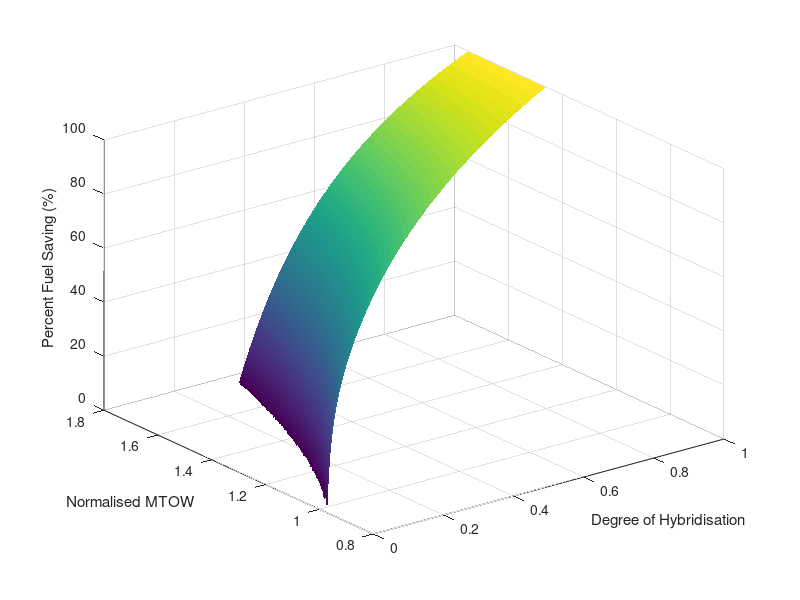
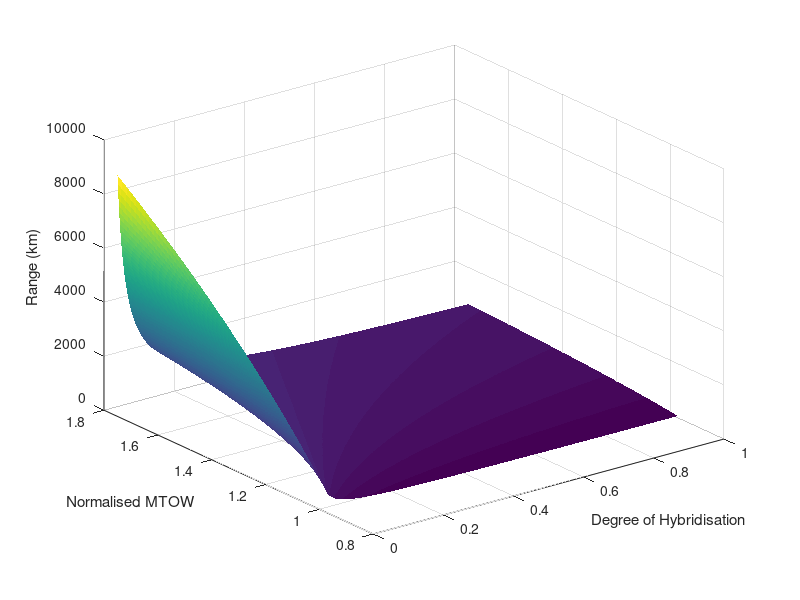

Reproduce these figures in MATLAB, in order. (Note: this script raises an error after producing the figures.)
%physical constants
g=9.81;

nPhiPoints = 1001;
nMassEnergyPoints = 1001;

%aircraft params

%efficiencies
PSFC = 0.0000001113484452;

liftDragRatio=13.5;

etaProp=0.8;
etaTurbine = 0.35;
etaGenerator = 0.98;
etaMotor = 0.9;
etaGearbox = 0.95;

etaFuelChain = etaTurbine*etaGearbox*etaGenerator*etaMotor*etaProp;
etaBatChain = etaGearbox*etaMotor*etaProp;

%mission requirements
massPayload=1200;
rangeLowerBound=500 *10^3;

%masses

massOperatingEmpty=2145;


maxMTOW=1.75*3629;

%specific energies/consumption
eBat=0.8*500*3600;
eFuel = 43.1*10^6;

%bounds on fuel mass
deltaMConventional= 3629*(1-exp(-(rangeLowerBound*g*PSFC)/(etaProp*liftDragRatio)));

%the energy mass must be at least equal to the conventional fuel deltaM
%but must not exceed MTOW-payload-oem

%dependent variables
phi=linspace(0,1,nPhiPoints);
massEnergy = linspace(deltaMConventional,(maxMTOW-massOperatingEmpty-massPayload),nMassEnergyPoints)';


%independent variables
massFuel = (((1-phi).*eBat.*massEnergy)./(phi.*eFuel+(1-phi).*eBat));
normalisedFuelMass = (1./deltaMConventional).*massFuel;


MTOW=massPayload+massOperatingEmpty+massEnergy;

normalisedMTOW = MTOW./3629;

range = (1/g).*liftDragRatio.*( etaFuelChain.*eFuel.*log((MTOW)./(MTOW-massFuel)) + etaBatChain.*(eBat.*(massEnergy-massFuel))./(MTOW-massFuel));

%normalisedFuelMass = phi.*ones([100 1]);

%two criteria for feasibility
%1. consumed fuel mass is lower than a conventional equivalent
%2. range can be achieved with given energy mix

%remove all points that have a percent fuel saving less than 0 or that
%don't meet the range requirement
for i = 1:nPhiPoints
    for  j = 1:nMassEnergyPoints
        if (normalisedFuelMass(j,i) > 1)
           normalisedFuelMass(j,i) = NaN;
           %fprintf("Target: %f\tActual: %f\n\n",range,modifiedBreguetRange(phi(i), massEnergy(j), etaFuelChain, etaBatChain, liftDragRatio, eBat, eFuel, g, (massEnergy(j)+massPayload+massOperatingEmpty)));
        elseif (range(j,i) < rangeLowerBound)
        %if (range(j,i) < rangeLowerBound)
            normalisedFuelMass(j,i) = NaN;
            %fprintf("Target: %f\tActual: %f\n\n",range,modifiedBreguetRange(phi(i), massEnergy(j), etaFuelChain, etaBatChain, liftDragRatio, eBat, eFuel, g, (massEnergy(j)+massPayload+massOperatingEmpty)));
        end
    end
end

percentFuelSaving = (1-normalisedFuelMass)*100;

figure(1);
surf(phi,normalisedMTOW,percentFuelSaving,"EdgeColor","none");
xlabel("Degree of Hybridisation");
ylabel("Normalised MTOW");
zlabel("Percent Fuel Saving (%)");
view(3);
saveas(figure(1),"Figures\Surface\PercentFuelSaving","jpg")

figure(2);
surf(phi,normalisedMTOW,range*10^-3,"EdgeColor","none");
xlabel("Degree of Hybridisation");
ylabel("Normalised MTOW");
zlabel("Range (km)");
saveas(figure(2),"Figures\Surface\Range","jpg")

% figure(3);
% contour(phi,massEnergy,range*10^-3);
% xlabel("Degree of Hybridisation");
% ylabel("Mass of Energy (kg)");
% zlabel("Range (km)");

minFC = min(min(normalisedFuelMass));
indexOfMinFC = find(normalisedFuelMass==minFC);

fprintf("Minimum normalised fuel consumption: %f\nAchieved at phi=%f Energy Storage Mass = %f kg\n",minFC, phi(fix(indexOfMinFC/nPhiPoints)), massEnergy(mod(indexOfMinFC,nMassEnergyPoints)));

% function R = modifiedBreguetRange(phi, massEnergy, etaFuelChain, etaBatChain, liftDragRatio, eBat, eFuel, g, MTOW)
%     massFuel = ((1-phi)*eBat*massEnergy)/(phi*eFuel+(1-phi)*eBat);
%     %massBat = massEnergy-massFuel;
% 
%     R=(1/g)*liftDragRatio*(etaFuelChain*eFuel*log(MTOW/(MTOW-massFuel) + etaBatChain*(eBat*(massEnergy-massFuel))/(MTOW-massFuel)) );
% end


